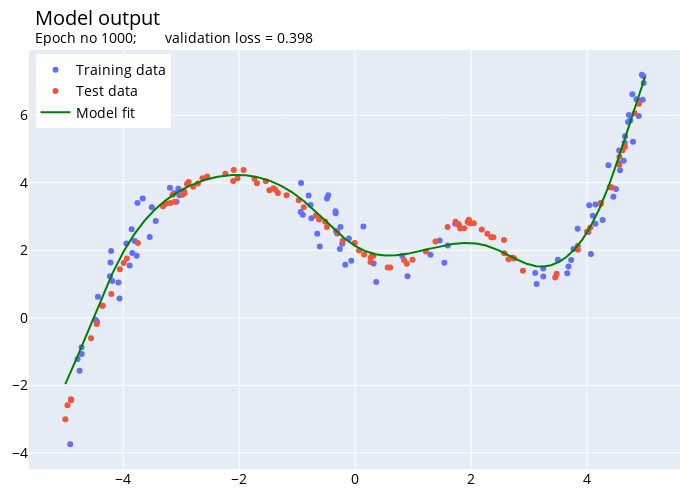

The cell this chart's notebook holds for it:
### Code cell
# Input vector
x_vec = torch.linspace(-5, 5, 1000)
x_vec = x_vec.to(device)
x_vec = x_vec.unsqueeze(-1)  # Adding a dimension to the input vector

# Network output
# eval() acts as switch for some specific layers/parts of the model that behave
# differently during training and inference (eval) time. For example, Dropout
# BatchNorm etc.
regression.eval()
with torch.no_grad():  # turn off gradients computation
    y_vec = regression(x_vec)

# Convert x_vec and y_vec to numpy one dimensional arrays
x_vec = x_vec.squeeze().cpu().numpy()
y_vec = y_vec.squeeze().cpu().numpy()


model_fig = go.Figure(layout=reg_layout)

for df, label in zip([reg_train, reg_test], ["Training data", "Test data"]):
    model_fig.add_trace(go.Scatter(
        x=df.input, y=df.label, name=label, mode='markers'))

model_fig.add_trace(
    go.Scatter(x=x_vec, y=y_vec, name='Model fit', mode='lines', line=dict(color='green')))

model_fig.update_layout(title=f"Model output \n <br><sup>Epoch no {num_epochs};\
       validation loss = {regression.history['valid'][-1]:.3f}</sup>",
       legend=dict(yanchor="top",y=0.99,xanchor="left",x=0.01),
       margin=dict(l=20, r=20, t=50, b=20))
model_fig.show()
